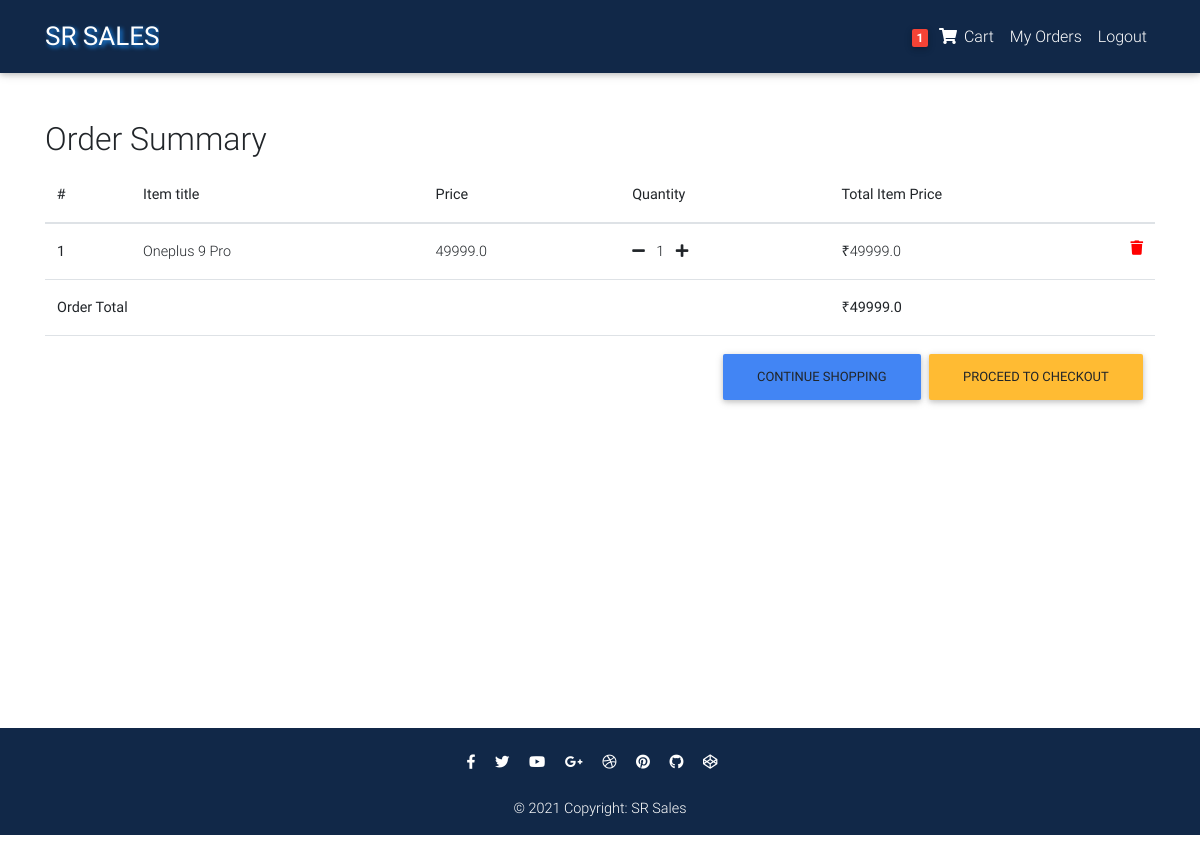
Page /order-summary/ (signed in) on the committed database.
### core/models.py (models this page shows, shortened)
class Order(models.Model):
    user = models.ForeignKey(settings.AUTH_USER_MODEL,
                             on_delete=models.CASCADE)
    ref_code = models.CharField(max_length=20, blank=True, null=True)
    items = models.ManyToManyField(OrderItem)
    start_date = models.DateTimeField(auto_now_add=True)
    ordered_date = models.DateTimeField()
    ordered = models.BooleanField(default=False)
    shipping_address = models.ForeignKey(
        'Address', related_name='shipping_address', on_delete=models.SET_NULL, blank=True, null=True)
    billing_address = models.ForeignKey(
        'Address', related_name='billing_address', on_delete=models.SET_NULL, blank=True, null=True)
    payment = models.ForeignKey(
        'Payment', on_delete=models.SET_NULL, blank=True, null=True)
    being_delivered = models.BooleanField(default=False)
    received = models.BooleanField(default=False)
    refund_requested = models.BooleanField(default=False)
    refund_granted = models.BooleanField(default=False)
    def get_total(self):
        total = 0
        for order_item in self.items.all():
            total += order_item.get_final_price()
        return total

class OrderItem(models.Model):
    user = models.ForeignKey(settings.AUTH_USER_MODEL,
                             on_delete=models.CASCADE)
    ordered = models.BooleanField(default=False)
    item = models.ForeignKey(Item, on_delete=models.CASCADE)
    quantity = models.IntegerField(default=1)
    def get_total_item_price(self):
        return self.quantity * self.item.price
    def get_final_price(self):
        if self.item.discount_price:
            return self.get_total_discount_item_price()
        return self.get_total_item_price()

class Item(models.Model):
    title = models.CharField(max_length=100)
    price = models.FloatField()
    discount_price = models.FloatField(blank=True, null=True)
    category = models.CharField(choices=CATEGORY_CHOICES, max_length=2)
    slug = models.SlugField()
    description = models.TextField()
    image = models.ImageField()

### core/views.py (the view)
# urls.py: path('order-summary/', OrderSummaryView.as_view(), name='order-summary'),
class OrderSummaryView(LoginRequiredMixin, View):
    def get(self, *args, **kwargs):
        try:
            order = Order.objects.get(user=self.request.user, ordered=False)
            context = {
                'object': order
            }
            return render(self.request, 'order_summary.html', context)
        except ObjectDoesNotExist:
            messages.warning(self.request, "You do not have an active order")
            return redirect("/")

### core/templatetags/cart_template_tags.py (called while the page is built)
@register.filter
def cart_item_count(user):
    if user.is_authenticated:
        qs = Order.objects.filter(user=user, ordered=False)
        if qs.exists():
            return qs[0].items.count()
    return 0

### templates/order_summary.html (shortened to what this page needs)
{% extends "base.html" %}
{% block content %}
  <main>
    <div class="container mt-5">
    <div class="table-responsive text-nowrap">
    <h2>Order Summary</h2>
    <table class="table">
        <thead>
        <tr>
            <th scope="col">#</th>
            <th scope="col">Item title</th>
            <th scope="col">Price</th>
            <th scope="col">Quantity</th>
            <th scope="col">Total Item Price</th>
        </tr>
        </thead>
        <tbody>
        {% for order_item in object.items.all %}
        <tr>
            <th scope="row">{{ forloop.counter }}</th>
            <td>{{ order_item.item.title }}</td>
            <td>{{ order_item.item.price }}</td>
            <td>
                <a href="{% url 'core:remove-single-item-from-cart' order_item.item.slug %}"><i class="fas fa-minus mr-2"></i></a>
                {{ order_item.quantity }}
                <a href="{% url 'core:add-to-cart' order_item.item.slug %}"><i class="fas fa-plus ml-2"></i></a>
            </td>
            <td>
            {% if order_item.item.discount_price %}
                ₹{{ order_item.get_total_discount_item_price }}
                <span class="badge badge-primary">Saving ₹{{ order_item.get_amount_saved }}</span>
            {% else %}
                ₹{{ order_item.get_total_item_price }}
            {% endif %}
            <a style='color: red;' href="{% url 'core:remove-from-cart' order_item.item.slug %}">
                <i class="fas fa-trash float-right"></i>
            </a>
            </td>
        </tr>
        {% endfor %}
        {% if object.get_total %}
        <tr>
            <td colspan="4"><b>Order Total</b></td>
            <td><b>₹{{ object.get_total }}</b></td>
        </tr>
        <tr>
            <td colspan="5">
            <a class='btn btn-warning float-right ml-2' href='/checkout/'>Proceed to checkout</a>
            <a class='btn btn-primary float-right' href='/'>Continue shopping</a>
            </td>
        </tr>
        {% endif %}
        </tbody>
    </table>
    </div>
    </div>
  </main>
{% endblock content %}

### templates/navbar.html (shortened to what this page needs)
{% load cart_template_tags %}
<nav class="navbar fixed-top navbar-expand-lg scrolling-navbar" style="background-color: #112848; width: 100%; color: white;">
    <div class="container">
      <a class="navbar-brand waves-effect" href="/" style="color: white; font-size: 26px; text-shadow: 2px 2px 4px #1991ff;">
        <strong>SR SALES</strong>
      </a>
      <div class="collapse navbar-collapse" id="navbarSupportedContent">
        <ul class="navbar-nav nav-flex-icons">
          {% if request.user.is_authenticated %}
          <li class="nav-item">
            <a href="{% url 'core:order-summary' %}" class="nav-link waves-effect" style="color: white;">
              <span class="badge red z-depth-1 mr-1"> {{ request.user|cart_item_count }} </span>
              <i class="fas fa-shopping-cart"></i>
              <span class="clearfix d-none d-sm-inline-block"> Cart </span>
            </a>
          </li>
          <li class="nav-item">
            <a href="{% url 'core:all-orders' %}" class="nav-link waves-effect" style="color: white;">
              <span class="clearfix d-none d-sm-inline-block"> My Orders </span>
            </a>
          </li>
          <li class="nav-item">
            <a class="nav-link waves-effect" href="{% url 'account_logout' %}" style="color: white;">
              <span class="clearfix d-none d-sm-inline-block"> Logout </span>
            </a>
          </li>
          {% endif %}
        </ul>
      </div>
    </div>
  </nav>

### templates/base.html (style rules this page uses)
html, body, header, .carousel { margin: 0; padding: 0; }

### rows in the picture
OrderItem: item "Oneplus 9 Pro", item.price "49999.0", quantity "1", get_total_item_price "49999.0"
Order: get_total "49999.0"

### other values in the picture
{{ request.user|cart_item_count }} "1"
